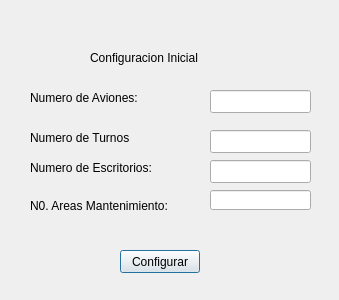
<?xml version="1.0" encoding="UTF-8"?>
<ui version="4.0">
 <class>vstConfiguracion</class>
 <widget class="QDialog" name="vstConfiguracion">
  <property name="geometry">
   <rect>
    <x>0</x>
    <y>0</y>
    <width>339</width>
    <height>300</height>
   </rect>
  </property>
  <property name="windowTitle">
   <string>Dialog</string>
  </property>
  <widget class="QLineEdit" name="lineEditAviones">
   <property name="geometry">
    <rect>
     <x>210</x>
     <y>90</y>
     <width>101</width>
     <height>23</height>
    </rect>
   </property>
  </widget>
  <widget class="QLabel" name="label">
   <property name="geometry">
    <rect>
     <x>90</x>
     <y>50</y>
     <width>131</width>
     <height>16</height>
    </rect>
   </property>
   <property name="text">
    <string>Configuracion Inicial</string>
   </property>
  </widget>
  <widget class="QLabel" name="label_2">
   <property name="geometry">
    <rect>
     <x>30</x>
     <y>90</y>
     <width>141</width>
     <height>16</height>
    </rect>
   </property>
   <property name="text">
    <string>Numero de Aviones:</string>
   </property>
  </widget>
  <widget class="QLineEdit" name="lineEditTurnos">
   <property name="geometry">
    <rect>
     <x>210</x>
     <y>130</y>
     <width>101</width>
     <height>23</height>
    </rect>
   </property>
   <property name="text">
    <string/>
   </property>
  </widget>
  <widget class="QLabel" name="label_3">
   <property name="geometry">
    <rect>
     <x>30</x>
     <y>130</y>
     <width>141</width>
     <height>16</height>
    </rect>
   </property>
   <property name="text">
    <string>Numero de Turnos</string>
   </property>
  </widget>
  <widget class="QLabel" name="label_4">
   <property name="geometry">
    <rect>
     <x>30</x>
     <y>160</y>
     <width>141</width>
     <height>16</height>
    </rect>
   </property>
   <property name="text">
    <string>Numero de Escritorios:</string>
   </property>
  </widget>
  <widget class="QLineEdit" name="lineEditEscritorios">
   <property name="geometry">
    <rect>
     <x>210</x>
     <y>160</y>
     <width>101</width>
     <height>23</height>
    </rect>
   </property>
   <property name="text">
    <string/>
   </property>
  </widget>
  <widget class="QLabel" name="label_5">
   <property name="geometry">
    <rect>
     <x>30</x>
     <y>190</y>
     <width>161</width>
     <height>31</height>
    </rect>
   </property>
   <property name="text">
    <string>N0. Areas Mantenimiento:</string>
   </property>
  </widget>
  <widget class="QLineEdit" name="lineEditMantenimiento">
   <property name="geometry">
    <rect>
     <x>210</x>
     <y>190</y>
     <width>101</width>
     <height>20</height>
    </rect>
   </property>
   <property name="text">
    <string/>
   </property>
  </widget>
  <widget class="QPushButton" name="btnConfigurar">
   <property name="geometry">
    <rect>
     <x>120</x>
     <y>250</y>
     <width>80</width>
     <height>23</height>
    </rect>
   </property>
   <property name="text">
    <string>Configurar</string>
   </property>
  </widget>
 </widget>
 <resources/>
 <connections/>
</ui>
